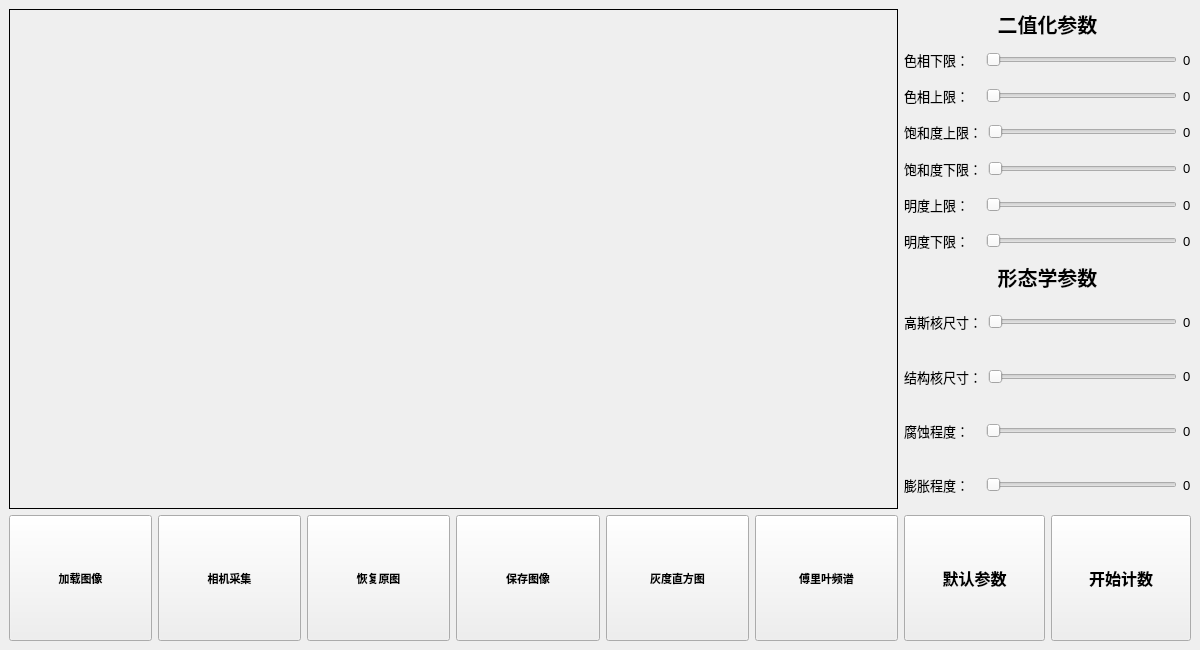
<?xml version="1.0" encoding="UTF-8"?>
<ui version="4.0">
 <class>MainWindow</class>
 <widget class="QMainWindow" name="MainWindow">
  <property name="geometry">
   <rect>
    <x>0</x>
    <y>0</y>
    <width>1200</width>
    <height>650</height>
   </rect>
  </property>
  <property name="sizePolicy">
   <sizepolicy hsizetype="Preferred" vsizetype="Preferred">
    <horstretch>0</horstretch>
    <verstretch>0</verstretch>
   </sizepolicy>
  </property>
  <property name="minimumSize">
   <size>
    <width>1200</width>
    <height>650</height>
   </size>
  </property>
  <property name="maximumSize">
   <size>
    <width>16777215</width>
    <height>16777215</height>
   </size>
  </property>
  <property name="font">
   <font>
    <pointsize>10</pointsize>
   </font>
  </property>
  <property name="windowTitle">
   <string>Cell Counter v2.0</string>
  </property>
  <property name="layoutDirection">
   <enum>Qt::LayoutDirection::LeftToRight</enum>
  </property>
  <property name="iconSize">
   <size>
    <width>48</width>
    <height>48</height>
   </size>
  </property>
  <property name="toolButtonStyle">
   <enum>Qt::ToolButtonStyle::ToolButtonIconOnly</enum>
  </property>
  <property name="documentMode">
   <bool>false</bool>
  </property>
  <widget class="QWidget" name="centralwidget">
   <layout class="QGridLayout" name="gridLayout">
    <item row="0" column="0" rowspan="2">
     <widget class="QLabel" name="result_img">
      <property name="sizePolicy">
       <sizepolicy hsizetype="Expanding" vsizetype="Expanding">
        <horstretch>0</horstretch>
        <verstretch>0</verstretch>
       </sizepolicy>
      </property>
      <property name="minimumSize">
       <size>
        <width>889</width>
        <height>500</height>
       </size>
      </property>
      <property name="maximumSize">
       <size>
        <width>889</width>
        <height>500</height>
       </size>
      </property>
      <property name="frameShape">
       <enum>QFrame::Shape::Panel</enum>
      </property>
      <property name="text">
       <string/>
      </property>
     </widget>
    </item>
    <item row="0" column="1">
     <layout class="QVBoxLayout" name="verticalLayout">
      <item>
       <widget class="QLabel" name="label_3">
        <property name="sizePolicy">
         <sizepolicy hsizetype="Expanding" vsizetype="Minimum">
          <horstretch>0</horstretch>
          <verstretch>0</verstretch>
         </sizepolicy>
        </property>
        <property name="minimumSize">
         <size>
          <width>0</width>
          <height>0</height>
         </size>
        </property>
        <property name="maximumSize">
         <size>
          <width>16777215</width>
          <height>16777215</height>
         </size>
        </property>
        <property name="font">
         <font>
          <pointsize>15</pointsize>
          <italic>false</italic>
          <bold>true</bold>
         </font>
        </property>
        <property name="text">
         <string>二值化参数</string>
        </property>
        <property name="alignment">
         <set>Qt::AlignmentFlag::AlignCenter</set>
        </property>
       </widget>
      </item>
      <item>
       <layout class="QHBoxLayout" name="horizontalLayout">
        <item>
         <widget class="QLabel" name="label_4">
          <property name="text">
           <string>色相下限：   </string>
          </property>
         </widget>
        </item>
        <item>
         <widget class="QSlider" name="H_min_Slider">
          <property name="sizePolicy">
           <sizepolicy hsizetype="MinimumExpanding" vsizetype="MinimumExpanding">
            <horstretch>0</horstretch>
            <verstretch>30</verstretch>
           </sizepolicy>
          </property>
          <property name="maximum">
           <number>255</number>
          </property>
          <property name="value">
           <number>0</number>
          </property>
          <property name="orientation">
           <enum>Qt::Orientation::Horizontal</enum>
          </property>
         </widget>
        </item>
        <item>
         <widget class="QLabel" name="H_min_label">
          <property name="sizePolicy">
           <sizepolicy hsizetype="Preferred" vsizetype="Preferred">
            <horstretch>0</horstretch>
            <verstretch>30</verstretch>
           </sizepolicy>
          </property>
          <property name="midLineWidth">
           <number>4</number>
          </property>
          <property name="text">
           <string>0</string>
          </property>
         </widget>
        </item>
       </layout>
      </item>
      <item>
       <layout class="QHBoxLayout" name="horizontalLayout_2">
        <item>
         <widget class="QLabel" name="label_5">
          <property name="text">
           <string>色相上限：   </string>
          </property>
         </widget>
        </item>
        <item>
         <widget class="QSlider" name="H_max_Slider">
          <property name="sizePolicy">
           <sizepolicy hsizetype="MinimumExpanding" vsizetype="MinimumExpanding">
            <horstretch>0</horstretch>
            <verstretch>30</verstretch>
           </sizepolicy>
          </property>
          <property name="maximum">
           <number>255</number>
          </property>
          <property name="value">
           <number>0</number>
          </property>
          <property name="orientation">
           <enum>Qt::Orientation::Horizontal</enum>
          </property>
         </widget>
        </item>
        <item>
         <widget class="QLabel" name="H_max_label">
          <property name="sizePolicy">
           <sizepolicy hsizetype="Preferred" vsizetype="Preferred">
            <horstretch>0</horstretch>
            <verstretch>30</verstretch>
           </sizepolicy>
          </property>
          <property name="midLineWidth">
           <number>4</number>
          </property>
          <property name="text">
           <string>0</string>
          </property>
         </widget>
        </item>
       </layout>
      </item>
      <item>
       <layout class="QHBoxLayout" name="horizontalLayout_3">
        <item>
         <widget class="QLabel" name="label_6">
          <property name="text">
           <string>饱和度上限：</string>
          </property>
         </widget>
        </item>
        <item>
         <widget class="QSlider" name="S_min_Slider">
          <property name="sizePolicy">
           <sizepolicy hsizetype="MinimumExpanding" vsizetype="MinimumExpanding">
            <horstretch>0</horstretch>
            <verstretch>30</verstretch>
           </sizepolicy>
          </property>
          <property name="maximum">
           <number>255</number>
          </property>
          <property name="value">
           <number>0</number>
          </property>
          <property name="orientation">
           <enum>Qt::Orientation::Horizontal</enum>
          </property>
         </widget>
        </item>
        <item>
         <widget class="QLabel" name="S_min_label">
          <property name="sizePolicy">
           <sizepolicy hsizetype="Preferred" vsizetype="Preferred">
            <horstretch>0</horstretch>
            <verstretch>30</verstretch>
           </sizepolicy>
          </property>
          <property name="midLineWidth">
           <number>4</number>
          </property>
          <property name="text">
           <string>0</string>
          </property>
         </widget>
        </item>
       </layout>
      </item>
      <item>
       <layout class="QHBoxLayout" name="horizontalLayout_4">
        <item>
         <widget class="QLabel" name="label_7">
          <property name="text">
           <string>饱和度下限：</string>
          </property>
         </widget>
        </item>
        <item>
         <widget class="QSlider" name="S_max_Slider">
          <property name="sizePolicy">
           <sizepolicy hsizetype="MinimumExpanding" vsizetype="MinimumExpanding">
            <horstretch>0</horstretch>
            <verstretch>30</verstretch>
           </sizepolicy>
          </property>
          <property name="maximum">
           <number>255</number>
          </property>
          <property name="value">
           <number>0</number>
          </property>
          <property name="orientation">
           <enum>Qt::Orientation::Horizontal</enum>
          </property>
         </widget>
        </item>
        <item>
         <widget class="QLabel" name="S_max_label">
          <property name="sizePolicy">
           <sizepolicy hsizetype="Preferred" vsizetype="Preferred">
            <horstretch>0</horstretch>
            <verstretch>30</verstretch>
           </sizepolicy>
          </property>
          <property name="midLineWidth">
           <number>4</number>
          </property>
          <property name="text">
           <string>0</string>
          </property>
         </widget>
        </item>
       </layout>
      </item>
      <item>
       <layout class="QHBoxLayout" name="horizontalLayout_5">
        <item>
         <widget class="QLabel" name="label_8">
          <property name="text">
           <string>明度上限：   </string>
          </property>
         </widget>
        </item>
        <item>
         <widget class="QSlider" name="V_min_Slider">
          <property name="sizePolicy">
           <sizepolicy hsizetype="MinimumExpanding" vsizetype="MinimumExpanding">
            <horstretch>0</horstretch>
            <verstretch>30</verstretch>
           </sizepolicy>
          </property>
          <property name="maximum">
           <number>255</number>
          </property>
          <property name="value">
           <number>0</number>
          </property>
          <property name="orientation">
           <enum>Qt::Orientation::Horizontal</enum>
          </property>
         </widget>
        </item>
        <item>
         <widget class="QLabel" name="V_min_label">
          <property name="sizePolicy">
           <sizepolicy hsizetype="Preferred" vsizetype="Preferred">
            <horstretch>0</horstretch>
            <verstretch>30</verstretch>
           </sizepolicy>
          </property>
          <property name="midLineWidth">
           <number>4</number>
          </property>
          <property name="text">
           <string>0</string>
          </property>
         </widget>
        </item>
       </layout>
      </item>
      <item>
       <layout class="QHBoxLayout" name="horizontalLayout_6">
        <item>
         <widget class="QLabel" name="label_9">
          <property name="text">
           <string>明度下限：   </string>
          </property>
         </widget>
        </item>
        <item>
         <widget class="QSlider" name="V_max_Slider">
          <property name="sizePolicy">
           <sizepolicy hsizetype="MinimumExpanding" vsizetype="MinimumExpanding">
            <horstretch>0</horstretch>
            <verstretch>0</verstretch>
           </sizepolicy>
          </property>
          <property name="maximum">
           <number>255</number>
          </property>
          <property name="value">
           <number>0</number>
          </property>
          <property name="orientation">
           <enum>Qt::Orientation::Horizontal</enum>
          </property>
         </widget>
        </item>
        <item>
         <widget class="QLabel" name="V_max_label">
          <property name="sizePolicy">
           <sizepolicy hsizetype="Preferred" vsizetype="Preferred">
            <horstretch>0</horstretch>
            <verstretch>30</verstretch>
           </sizepolicy>
          </property>
          <property name="midLineWidth">
           <number>4</number>
          </property>
          <property name="text">
           <string>0</string>
          </property>
         </widget>
        </item>
       </layout>
      </item>
     </layout>
    </item>
    <item row="1" column="1">
     <layout class="QVBoxLayout" name="verticalLayout_2">
      <item>
       <widget class="QLabel" name="label_10">
        <property name="sizePolicy">
         <sizepolicy hsizetype="Expanding" vsizetype="Minimum">
          <horstretch>0</horstretch>
          <verstretch>0</verstretch>
         </sizepolicy>
        </property>
        <property name="minimumSize">
         <size>
          <width>0</width>
          <height>0</height>
         </size>
        </property>
        <property name="maximumSize">
         <size>
          <width>16777215</width>
          <height>16777215</height>
         </size>
        </property>
        <property name="font">
         <font>
          <pointsize>15</pointsize>
          <italic>false</italic>
          <bold>true</bold>
         </font>
        </property>
        <property name="text">
         <string>形态学参数</string>
        </property>
        <property name="alignment">
         <set>Qt::AlignmentFlag::AlignCenter</set>
        </property>
       </widget>
      </item>
      <item>
       <layout class="QHBoxLayout" name="horizontalLayout_9">
        <item>
         <widget class="QLabel" name="label_11">
          <property name="text">
           <string>高斯核尺寸：</string>
          </property>
         </widget>
        </item>
        <item>
         <widget class="QSlider" name="Gauss_Slider">
          <property name="sizePolicy">
           <sizepolicy hsizetype="MinimumExpanding" vsizetype="MinimumExpanding">
            <horstretch>0</horstretch>
            <verstretch>30</verstretch>
           </sizepolicy>
          </property>
          <property name="minimum">
           <number>0</number>
          </property>
          <property name="maximum">
           <number>4</number>
          </property>
          <property name="pageStep">
           <number>1</number>
          </property>
          <property name="value">
           <number>0</number>
          </property>
          <property name="orientation">
           <enum>Qt::Orientation::Horizontal</enum>
          </property>
         </widget>
        </item>
        <item>
         <widget class="QLabel" name="Gauss_label">
          <property name="sizePolicy">
           <sizepolicy hsizetype="Preferred" vsizetype="Preferred">
            <horstretch>0</horstretch>
            <verstretch>30</verstretch>
           </sizepolicy>
          </property>
          <property name="midLineWidth">
           <number>4</number>
          </property>
          <property name="text">
           <string>0</string>
          </property>
         </widget>
        </item>
       </layout>
      </item>
      <item>
       <layout class="QHBoxLayout" name="horizontalLayout_10">
        <item>
         <widget class="QLabel" name="label_12">
          <property name="text">
           <string>结构核尺寸：</string>
          </property>
         </widget>
        </item>
        <item>
         <widget class="QSlider" name="Struct_Slider">
          <property name="sizePolicy">
           <sizepolicy hsizetype="MinimumExpanding" vsizetype="MinimumExpanding">
            <horstretch>0</horstretch>
            <verstretch>30</verstretch>
           </sizepolicy>
          </property>
          <property name="maximum">
           <number>4</number>
          </property>
          <property name="pageStep">
           <number>1</number>
          </property>
          <property name="orientation">
           <enum>Qt::Orientation::Horizontal</enum>
          </property>
         </widget>
        </item>
        <item>
         <widget class="QLabel" name="Struct_label">
          <property name="sizePolicy">
           <sizepolicy hsizetype="Preferred" vsizetype="Preferred">
            <horstretch>0</horstretch>
            <verstretch>30</verstretch>
           </sizepolicy>
          </property>
          <property name="midLineWidth">
           <number>4</number>
          </property>
          <property name="text">
           <string>0</string>
          </property>
         </widget>
        </item>
       </layout>
      </item>
      <item>
       <layout class="QHBoxLayout" name="horizontalLayout_11">
        <item>
         <widget class="QLabel" name="label_13">
          <property name="text">
           <string>腐蚀程度：   </string>
          </property>
         </widget>
        </item>
        <item>
         <widget class="QSlider" name="Erode_Slider">
          <property name="sizePolicy">
           <sizepolicy hsizetype="MinimumExpanding" vsizetype="MinimumExpanding">
            <horstretch>0</horstretch>
            <verstretch>30</verstretch>
           </sizepolicy>
          </property>
          <property name="maximum">
           <number>7</number>
          </property>
          <property name="singleStep">
           <number>1</number>
          </property>
          <property name="pageStep">
           <number>1</number>
          </property>
          <property name="orientation">
           <enum>Qt::Orientation::Horizontal</enum>
          </property>
         </widget>
        </item>
        <item>
         <widget class="QLabel" name="Erode_label">
          <property name="sizePolicy">
           <sizepolicy hsizetype="Preferred" vsizetype="Preferred">
            <horstretch>0</horstretch>
            <verstretch>30</verstretch>
           </sizepolicy>
          </property>
          <property name="midLineWidth">
           <number>4</number>
          </property>
          <property name="text">
           <string>0</string>
          </property>
         </widget>
        </item>
       </layout>
      </item>
      <item>
       <layout class="QHBoxLayout" name="horizontalLayout_12">
        <item>
         <widget class="QLabel" name="label_14">
          <property name="text">
           <string>膨胀程度：   </string>
          </property>
         </widget>
        </item>
        <item>
         <widget class="QSlider" name="Dilate_Slider">
          <property name="sizePolicy">
           <sizepolicy hsizetype="MinimumExpanding" vsizetype="MinimumExpanding">
            <horstretch>0</horstretch>
            <verstretch>30</verstretch>
           </sizepolicy>
          </property>
          <property name="maximum">
           <number>4</number>
          </property>
          <property name="pageStep">
           <number>1</number>
          </property>
          <property name="orientation">
           <enum>Qt::Orientation::Horizontal</enum>
          </property>
         </widget>
        </item>
        <item>
         <widget class="QLabel" name="Dilate_label">
          <property name="sizePolicy">
           <sizepolicy hsizetype="Preferred" vsizetype="Preferred">
            <horstretch>0</horstretch>
            <verstretch>30</verstretch>
           </sizepolicy>
          </property>
          <property name="midLineWidth">
           <number>4</number>
          </property>
          <property name="text">
           <string>0</string>
          </property>
         </widget>
        </item>
       </layout>
      </item>
      <item>
       <layout class="QHBoxLayout" name="horizontalLayout_13"/>
      </item>
     </layout>
    </item>
    <item row="2" column="0">
     <layout class="QHBoxLayout" name="horizontalLayout_7">
      <item>
       <widget class="QPushButton" name="load_button">
        <property name="enabled">
         <bool>true</bool>
        </property>
        <property name="sizePolicy">
         <sizepolicy hsizetype="MinimumExpanding" vsizetype="MinimumExpanding">
          <horstretch>0</horstretch>
          <verstretch>0</verstretch>
         </sizepolicy>
        </property>
        <property name="font">
         <font>
          <pointsize>8</pointsize>
          <italic>false</italic>
          <bold>true</bold>
          <underline>false</underline>
         </font>
        </property>
        <property name="text">
         <string>加载图像</string>
        </property>
       </widget>
      </item>
      <item>
       <widget class="QPushButton" name="capture_button">
        <property name="enabled">
         <bool>true</bool>
        </property>
        <property name="sizePolicy">
         <sizepolicy hsizetype="MinimumExpanding" vsizetype="MinimumExpanding">
          <horstretch>0</horstretch>
          <verstretch>0</verstretch>
         </sizepolicy>
        </property>
        <property name="font">
         <font>
          <pointsize>8</pointsize>
          <italic>false</italic>
          <bold>true</bold>
          <underline>false</underline>
          <kerning>true</kerning>
         </font>
        </property>
        <property name="text">
         <string>相机采集</string>
        </property>
       </widget>
      </item>
      <item>
       <widget class="QPushButton" name="reset_button">
        <property name="sizePolicy">
         <sizepolicy hsizetype="MinimumExpanding" vsizetype="MinimumExpanding">
          <horstretch>0</horstretch>
          <verstretch>0</verstretch>
         </sizepolicy>
        </property>
        <property name="font">
         <font>
          <pointsize>8</pointsize>
          <italic>false</italic>
          <bold>true</bold>
          <underline>false</underline>
         </font>
        </property>
        <property name="text">
         <string>恢复原图</string>
        </property>
       </widget>
      </item>
      <item>
       <widget class="QPushButton" name="save_button">
        <property name="sizePolicy">
         <sizepolicy hsizetype="MinimumExpanding" vsizetype="MinimumExpanding">
          <horstretch>0</horstretch>
          <verstretch>0</verstretch>
         </sizepolicy>
        </property>
        <property name="font">
         <font>
          <pointsize>8</pointsize>
          <italic>false</italic>
          <bold>true</bold>
          <underline>false</underline>
         </font>
        </property>
        <property name="text">
         <string>保存图像</string>
        </property>
       </widget>
      </item>
      <item>
       <widget class="QPushButton" name="draw_button">
        <property name="sizePolicy">
         <sizepolicy hsizetype="MinimumExpanding" vsizetype="MinimumExpanding">
          <horstretch>0</horstretch>
          <verstretch>0</verstretch>
         </sizepolicy>
        </property>
        <property name="font">
         <font>
          <pointsize>8</pointsize>
          <bold>true</bold>
         </font>
        </property>
        <property name="text">
         <string>灰度直方图</string>
        </property>
       </widget>
      </item>
      <item>
       <widget class="QPushButton" name="fft_button">
        <property name="sizePolicy">
         <sizepolicy hsizetype="MinimumExpanding" vsizetype="MinimumExpanding">
          <horstretch>0</horstretch>
          <verstretch>0</verstretch>
         </sizepolicy>
        </property>
        <property name="font">
         <font>
          <pointsize>8</pointsize>
          <bold>true</bold>
         </font>
        </property>
        <property name="text">
         <string>傅里叶频谱</string>
        </property>
       </widget>
      </item>
     </layout>
    </item>
    <item row="2" column="1">
     <layout class="QHBoxLayout" name="horizontalLayout_8">
      <item>
       <widget class="QPushButton" name="default_button">
        <property name="sizePolicy">
         <sizepolicy hsizetype="MinimumExpanding" vsizetype="MinimumExpanding">
          <horstretch>0</horstretch>
          <verstretch>0</verstretch>
         </sizepolicy>
        </property>
        <property name="font">
         <font>
          <pointsize>12</pointsize>
          <italic>false</italic>
          <bold>true</bold>
          <underline>false</underline>
         </font>
        </property>
        <property name="text">
         <string>默认参数</string>
        </property>
       </widget>
      </item>
      <item>
       <widget class="QPushButton" name="count_button">
        <property name="sizePolicy">
         <sizepolicy hsizetype="MinimumExpanding" vsizetype="MinimumExpanding">
          <horstretch>0</horstretch>
          <verstretch>0</verstretch>
         </sizepolicy>
        </property>
        <property name="font">
         <font>
          <pointsize>12</pointsize>
          <italic>false</italic>
          <bold>true</bold>
          <underline>false</underline>
         </font>
        </property>
        <property name="text">
         <string>开始计数</string>
        </property>
       </widget>
      </item>
     </layout>
    </item>
   </layout>
  </widget>
 </widget>
 <resources/>
 <connections/>
</ui>
